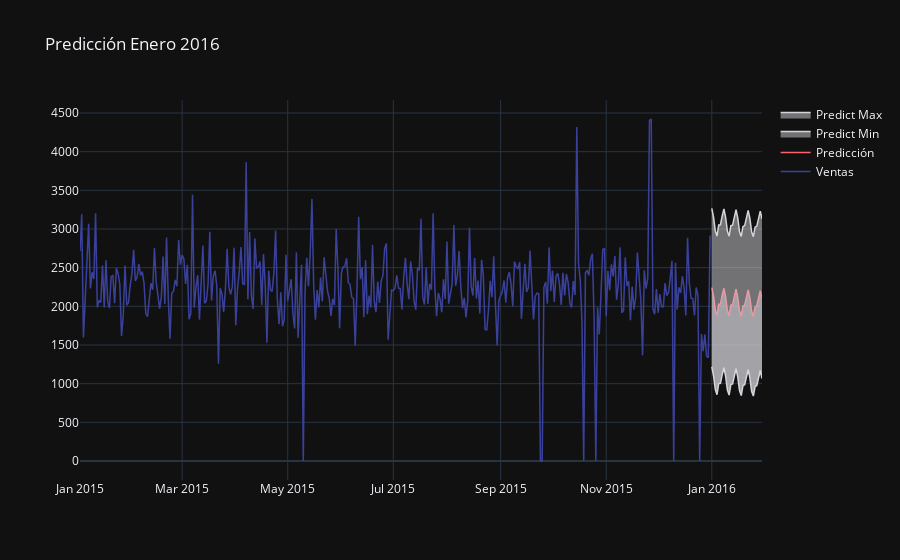

Notebook source saved alongside this figure:
### Code cell
fig = go.Figure()
fig.add_trace(go.Scatter(x=x.index, 
                         y=x["total_price"], 
                         name='Ventas',
                         line=dict(color='#3a419b',
                                   width=1.5
                                   )))
fig.add_trace(go.Scatter(x=predict.index, 
                         y=predict, 
                         name='Predicción',
                         line=dict(color='#fa636e',
                                   width=1.5
                                   )))

fig.add_trace(go.Scatter(x=predict.index, 
                         y=cf[0], 
                         name='Predict Min',
                         fill='tonexty',
                         line=dict(color='#d4d4d9', 
                                   width=1.5)))

fig.add_trace(go.Scatter(x=predict.index, 
                         y=cf[1], 
                         name='Predict Max',
                         fill='tonexty',
                         line=dict(color='#d4d4d9', 
                                   width=1.5)))

fig.update_layout(
    title="Predicción Enero 2016"
    )

### Figure 1 — Plotly figure (JSON) as saved in the notebook; plotly's stock layout.template omitted (floating-point values rounded to 4 significant figures; data arrays with more than 128 entries replaced by an {"elided": "..."} marker saying what was removed)
{"data": [{"line": {"color": "#3a419b", "width": 1.5}, "name": "Ventas", "x": {"elided": "365 str values"}, "y": {"elided": "365 float values"}, "type": "scatter"}, {"line": {"color": "#fa636e", "width": 1.5}, "name": "Predicción", "x": ["2016-01-01T00:00:00", "2016-01-02T00:00:00", "2016-01-03T00:00:00", "2016-01-04T00:00:00", "2016-01-05T00:00:00", "2016-01-06T00:00:00", "2016-01-07T00:00:00", "2016-01-08T00:00:00", "2016-01-09T00:00:00", "2016-01-10T00:00:00", "2016-01-11T00:00:00", "2016-01-12T00:00:00", "2016-01-13T00:00:00", "2016-01-14T00:00:00", "2016-01-15T00:00:00", "2016-01-16T00:00:00", "2016-01-17T00:00:00", "2016-01-18T00:00:00", "2016-01-19T00:00:00", "2016-01-20T00:00:00", "2016-01-21T00:00:00", "2016-01-22T00:00:00", "2016-01-23T00:00:00", "2016-01-24T00:00:00", "2016-01-25T00:00:00", "2016-01-26T00:00:00", "2016-01-27T00:00:00", "2016-01-28T00:00:00", "2016-01-29T00:00:00", "2016-01-30T00:00:00"], "y": [2242.0, 2127.0, 1952.0, 1884.0, 2027.0, 2030.0, 2144.0, 2232.0, 2120.0, 1946.0, 1879.0, 2015.0, 2023.0, 2131.0, 2222.0, 2113.0, 1939.0, 1875.0, 2004.0, 2015.0, 2119.0, 2212.0, 2106.0, 1933.0, 1870.0, 1993.0, 2008.0, 2107.0, 2201.0, 2099.0], "type": "scatter"}, {"fill": "tonexty", "line": {"color": "#d4d4d9", "width": 1.5}, "name": "Predict Min", "x": ["2016-01-01T00:00:00", "2016-01-02T00:00:00", "2016-01-03T00:00:00", "2016-01-04T00:00:00", "2016-01-05T00:00:00", "2016-01-06T00:00:00", "2016-01-07T00:00:00", "2016-01-08T00:00:00", "2016-01-09T00:00:00", "2016-01-10T00:00:00", "2016-01-11T00:00:00", "2016-01-12T00:00:00", "2016-01-13T00:00:00", "2016-01-14T00:00:00", "2016-01-15T00:00:00", "2016-01-16T00:00:00", "2016-01-17T00:00:00", "2016-01-18T00:00:00", "2016-01-19T00:00:00", "2016-01-20T00:00:00", "2016-01-21T00:00:00", "2016-01-22T00:00:00", "2016-01-23T00:00:00", "2016-01-24T00:00:00", "2016-01-25T00:00:00", "2016-01-26T00:00:00", "2016-01-27T00:00:00", "2016-01-28T00:00:00", "2016-01-29T00:00:00", "2016-01-30T00:00:00"], "y": [1218.0, 1102.0, 926.6, 857.8, 1002.0, 1004.0, 1118.0, 1206.0, 1093.0, 918.5, 852.0, 988.1, 995.1, 1104.0, 1194.0, 1084.0, 910.4, 846.2, 975.1, 986.4, 1090.0, 1182.0, 1076.0, 902.6, 840.2, 962.4, 977.4, 1077.0, 1170.0, 1067.0], "type": "scatter"}, {"fill": "tonexty", "line": {"color": "#d4d4d9", "width": 1.5}, "name": "Predict Max", "x": ["2016-01-01T00:00:00", "2016-01-02T00:00:00", "2016-01-03T00:00:00", "2016-01-04T00:00:00", "2016-01-05T00:00:00", "2016-01-06T00:00:00", "2016-01-07T00:00:00", "2016-01-08T00:00:00", "2016-01-09T00:00:00", "2016-01-10T00:00:00", "2016-01-11T00:00:00", "2016-01-12T00:00:00", "2016-01-13T00:00:00", "2016-01-14T00:00:00", "2016-01-15T00:00:00", "2016-01-16T00:00:00", "2016-01-17T00:00:00", "2016-01-18T00:00:00", "2016-01-19T00:00:00", "2016-01-20T00:00:00", "2016-01-21T00:00:00", "2016-01-22T00:00:00", "2016-01-23T00:00:00", "2016-01-24T00:00:00", "2016-01-25T00:00:00", "2016-01-26T00:00:00", "2016-01-27T00:00:00", "2016-01-28T00:00:00", "2016-01-29T00:00:00", "2016-01-30T00:00:00"], "y": [3267.0, 3153.0, 2978.0, 2909.0, 3053.0, 3055.0, 3170.0, 3259.0, 3147.0, 2973.0, 2907.0, 3043.0, 3050.0, 3159.0, 3250.0, 3142.0, 2968.0, 2904.0, 3033.0, 3044.0, 3148.0, 3241.0, 3136.0, 2963.0, 2901.0, 3023.0, 3038.0, 3137.0, 3232.0, 3130.0], "type": "scatter"}], "layout": {"title": {"text": "Predicción Enero 2016"}}}
